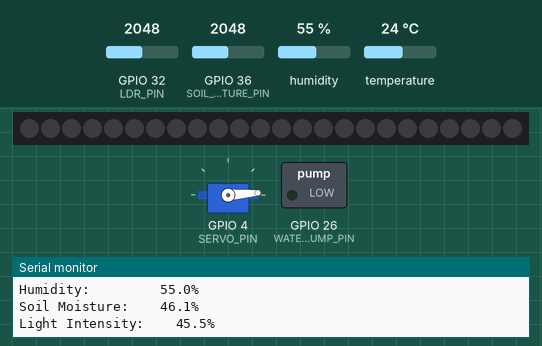
Simulated run of this sketch. Board: ESP32. Parts: servo, 24 RGB LEDs in strip order, left to right, switched loads named in the sketch (green lamp = pin HIGH), the last lines printed to the serial monitor. Inputs (shaded band) come from the test bench; at power-on: GPIO 32 (LDR_PIN) = 2048, GPIO 36 (SOIL_MOISTURE_PIN) = 2048, humidity 55 %, temperature 24 °C. Dim RGB values are drawn brighter than linear; WiFi joins after 1.5 s; servers stay silent unless stated.

Above: at 5.2 s.
5.3 s: GPIO 32 (LDR_PIN) set to 1976
At 8.7 s:
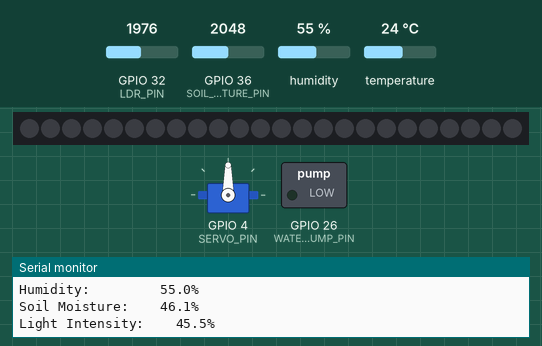
8.8 s: GPIO 36 (SOIL_MOISTURE_PIN) set to 2194
At 11.0 s:
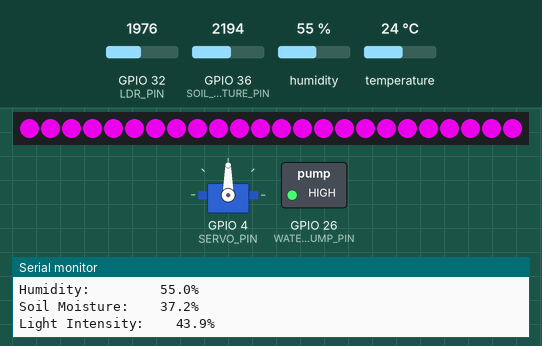
15.2 s: GPIO 32 (LDR_PIN) set to 2410
18.9 s: GPIO 32 (LDR_PIN) set to 2517
At 22.2 s:
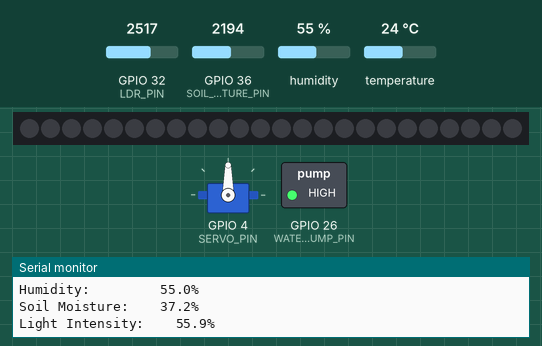
25.8 s: humidity set to 22 %
29.3 s: temperature set to 12 °C
At 30.5 s:
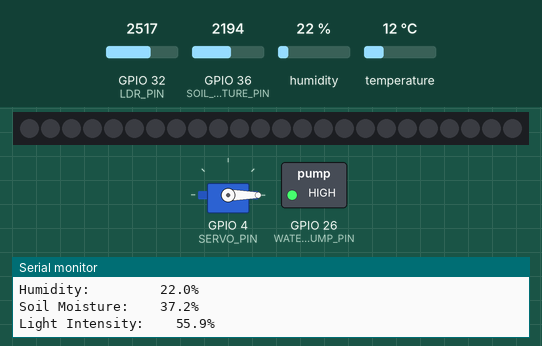
Timing chart, 0 to 35.0 s (numbered marks = the images above; inputs shaded):
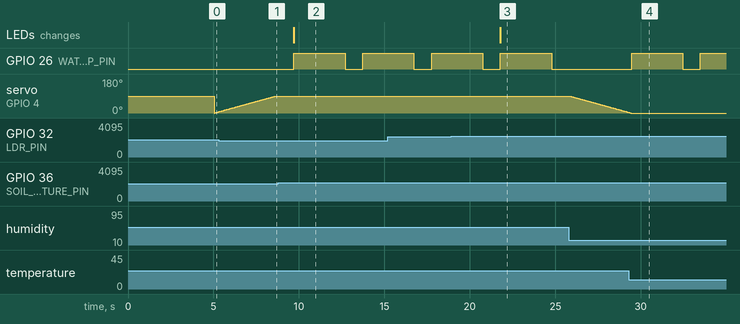

The sketch:

esp32.ino
```cpp
#include "WiFi.h"
#include "DHT.h"
#include <WebSocketsClient.h>
#include "ArduinoJson.h"
#include "FastLED.h"
#include <Servo.h>

// ==================== Pin Assignment ==================== //
#define DHT_PIN 13
#define SOIL_MOISTURE_PIN 36 // Analog
#define LED_PIN 22
#define SERVO_PIN 4
#define WATER_PUMP_PIN 26
#define LDR_PIN 32

// ==================== WiFi Credentials ==================== //
#define WIFI_NAME "Pixel_AP1"
#define WIFI_PASS "mien9950"

#define WS_SERVER_IP "18.118.210.197"
#define WS_SERVER_PORT 80

// ==================== Initialization ==================== //
#define DHT_TYPE DHT11
#define NUM_LEDS 24

DHT dht(DHT_PIN, DHT_TYPE);
CRGB leds[NUM_LEDS];
Servo servo;
WebSocketsClient webSocket;

double target_temp = 22.0;
double target_humidity = 30.0;
double target_soil_moisture = 40.0;
double target_light_intensity = 50.0;

int led_state = 0;
int window_state = 0;
unsigned long timer_start = 0;

void webSocketEvent(WStype_t type, uint8_t * payload, size_t length) {
  if (type == WStype_TEXT) {
    // Serial.print("WS Message: ");
    // Serial.println(payload);

    DynamicJsonDocument msg_json(1024);
    deserializeJson(msg_json, payload);
    String action = msg_json["action"];

    if (action.equals("led_toggle")) {
      toggle_leds(msg_json["state"]);
    } else if (action.equals("window_toggle")) {
      toggle_window(msg_json["state"]);
    } else if(action.equals("shower")) {
      digitalWrite(WATER_PUMP_PIN, HIGH);
      delay(3000);
      digitalWrite(WATER_PUMP_PIN, LOW);
    } else if(action.equals("update_target_conditions")) {
      target_temp = msg_json["target_temp"];
      target_humidity = msg_json["target_humidity"];
      target_soil_moisture = msg_json["target_soil_moisture"];
      target_light_intensity = msg_json["target_light_intensity"];
    }
  }
}

void connect_wifi() {
  WiFi.mode(WIFI_STA);
  WiFi.begin(WIFI_NAME, WIFI_PASS);
  Serial.printf("Connecting to WiFi %s..", WIFI_NAME);
  while (WiFi.status() != WL_CONNECTED) {
    Serial.print('.');
    delay(1000);
  }
  Serial.println("\nConnected to Wifi!");
  Serial.print("Local IP Address: ");
  Serial.println(WiFi.localIP());
}

void toggle_leds(int state){
  if (state != led_state){
    if (state) {
      fill_solid(leds, NUM_LEDS, CRGB(190, 0, 190));
      FastLED.show();
    } else {
      FastLED.clear(); // Turn off all LEDs
      FastLED.show();
    }
    led_state = state;
  }
}

void toggle_window(int state){
  if (state != window_state){
    if (state) {
      for (int pos = 0; pos <= 90; pos += 1) {
        servo.write(pos);
        delay(40);
      }
    } else {
      for (int pos = 90; pos >= 0; pos -= 1) {
        servo.write(pos);
        delay(40);
      }
    }
    window_state = state;
  }

}

void setup() {
  Serial.begin(115200);
  Serial.print("\n==============================================\n\n");

  connect_wifi();

  dht.begin();
  FastLED.addLeds<WS2811, LED_PIN, GRB>(leds, NUM_LEDS).setCorrection(TypicalLEDStrip);
  servo.attach(SERVO_PIN);
  pinMode(WATER_PUMP_PIN, OUTPUT);

  delay(2000);
  webSocket.begin(WS_SERVER_IP, WS_SERVER_PORT, "/");
  webSocket.onEvent(webSocketEvent);
  webSocket.setReconnectInterval(3000);
  //ws.send("ESP32 Connected!");

  timer_start = millis();
}

void loop() {
  webSocket.loop();

  if ((millis() - timer_start) >= 1000) {
    float temp = get_temp();
    float humidity = get_humidity();
    float soil_moisture = get_soil_moisture();
    float light_intensity = get_light_intensity();

    Serial.printf("Temperature:      %.1f°C \n", temp);
    Serial.printf("Humidity:         %.1f%% \n", humidity);
    Serial.printf("Soil Moisture:    %.1f%% \n", soil_moisture);
    Serial.printf("Light Intensity:    %.1f%% \n", light_intensity);

    //================== Environment Conditions Controller:
    if (temp < target_temp - 0.5) {
      toggle_window(0);
    } else if (temp > target_temp + 0.5) {
      toggle_window(1);
    }

    if (humidity < target_humidity - 1.0) {
      toggle_window(0);
    } else if (humidity < target_humidity + 1.0) {
      toggle_window(1);
    }

    if (light_intensity < target_light_intensity - 5.0) {
      toggle_leds(1);
    } else if (light_intensity > target_light_intensity + 5.0) {
      toggle_leds(0);
    }

    if (soil_moisture < target_soil_moisture - 1.0) {
      digitalWrite(WATER_PUMP_PIN, HIGH);
      delay(3000);
      digitalWrite(WATER_PUMP_PIN, LOW);
    }
    //================== End Controller

    DynamicJsonDocument env_conditions(1024);

    env_conditions["action"] = "env_conditions";
    env_conditions["humidity"] = humidity;
    env_conditions["temp"] = temp;
    env_conditions["soil_moisture"] = soil_moisture;
    env_conditions["light_intensity"] = light_intensity;

    env_conditions["led_state"] = led_state;
    env_conditions["window_state"] = window_state;

    String output;
    serializeJson(env_conditions, output);
    //ws.send(output);
    webSocket.sendTXT(output);

    timer_start = millis();
  }
}

float get_light_intensity(){
  int value = analogRead(LDR_PIN);

  // Max value (light): 4500
  // Min value (dark): 0
  if (value > 4500) {
    value = 4500;
  } else if (value < 0) {
    value = 0;
  }
  float light_intensity_percentage = ((value - 0.0) / (4500.0 - 0.0)) * 100.0;

  Serial.print("Light intensity: ");
  Serial.println(value);

  return light_intensity_percentage;
}

float get_soil_moisture(){
  int value = analogRead(SOIL_MOISTURE_PIN);

  // Max value (water): 2800
  // Min value (air): 1170
  if (value > 2800) {
    value = 2800;
  } else if (value < 1170) {
    value = 1170;
  }
  float rh = (1.00 - ((value - 1170.0) / (2800.0 - 1170.0))) * 100.0;

  // Serial.print("Soil Moisture Value: ");
  // Serial.println(value);

  return rh;
}

float get_temp() {
  // Reading temperature or humidity takes about 250 milliseconds
  float t = dht.readTemperature(); // C
  if (isnan(t)) {
    Serial.println(F("ERROR: Failed to read temperature from DHT sensor"));
    return -273.0;
  }

  return t;
}

float get_humidity() {
  float h = dht.readHumidity(); // RH%
  if (isnan(h)) {
    Serial.println(F("ERROR: Failed to read humidity from DHT sensor"));
    return -1.0;
  }

  return h;

  // Compute heat index in Celsius
  // float hic = dht.computeHeatIndex(t, h, false);
  // Serial.printf("Heat index:  %.1f°C \n", hic);
}
```

Measured:
- the behaviour switches between 2025 and 2024 on GPIO 32 (LDR_PIN) (found by bisection; images 0 and 1)
- the behaviour switches between 2164 and 2165 on GPIO 36 (SOIL_MOISTURE_PIN) (found by bisection; images 1 and 2)
- the behaviour switches between 2475 and 2476 on GPIO 32 (LDR_PIN) (found by bisection; images 2 and 3)
- after the input at 8.8 s, GPIO 26 (WATER_PUMP_PIN): LOW → HIGH after 0.90 s, → LOW 3.0 s later, → HIGH 1.0 s later
- after the input at 18.9 s, the LEDs: change after 2.9 s (image 3)
- after the input at 25.8 s, GPIO 26 (WATER_PUMP_PIN): stays LOW (without the input it goes to HIGH after 0.02 s); servo on GPIO 4 (SERVO_PIN): moves from 90° to 4° over 3.4 s, starting after 0.06 s
- after the input at 29.3 s, servo on GPIO 4 (SERVO_PIN): goes on until 29.4 s, then stays 0°
